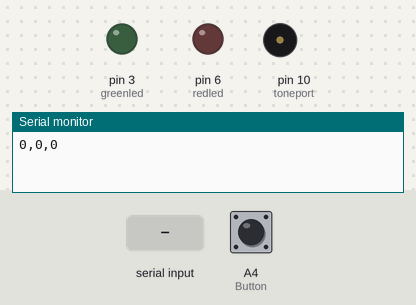
A sketch run on a simulated Arduino Uno, built with avr-gcc and run on an emulated ATmega328P. Parts: output pins drawn as LEDs (lit = HIGH), buzzer (waves = sounding), the last lines printed to the serial monitor. Inputs (shaded band) come from the test bench; at power-on: A4 (Button) LOW.

Above: at 1.2 s.
1.3 s: "1\n" received over Serial
At 2.45 s:
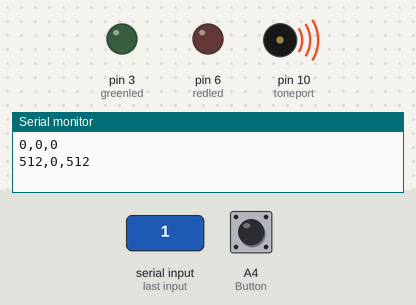
Timing chart, 0 to 4.3 s (numbered marks = the images above; inputs shaded):
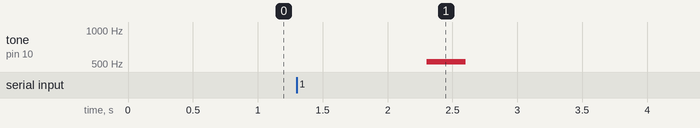

Measured:
- after the input at 1.3 s, tone on pin 10 (toneport): silent → 523 Hz after 1.0 s, → silent 0.30 s later

The sketch:

Music_game.ino
```cpp
/*
  name: Genie Hou
  date: 2021 July 8
  Arduino code
  Midterm Project: Music game + Arduino
  concept: questions asking you to put the right notes in the right place
  interactive: Arduino bread board to control the game
  version: 3 --add the led to signal right and wrong
*/

#include "pitches.h"

//set up the ports const integers
const int Button = A4;
const int poten = A1;
const int light = A0;
const int toneport = 10;
const int redled = 6;
const int greenled = 3;

//add notes into a array
int notes[] = {
  NOTE_C5, NOTE_D5, NOTE_E5, NOTE_F5, NOTE_G5, NOTE_A5, NOTE_B5
};

void setup() {
  // put your setup code here, to run once:
  //serial communication speed
  Serial.begin(9600);
  Serial.println("0,0,0");

  //input output
  pinMode(Button, INPUT);
  pinMode(light, INPUT);
  pinMode(poten, INPUT);
  pinMode(toneport, OUTPUT);
  pinMode(greenled, OUTPUT);
  pinMode(redled, OUTPUT);


}

void loop() {
  //have the processing send something first then start
  if (Serial.available() > 0) {

    //to know which tone to play
    int playwhich = Serial.parseInt();
    int whichlight = Serial.parseInt();

    if (playwhich == 1)
    {
      tone(toneport, notes[0], 300);
    }
    else if (playwhich == 2)
    {
      tone(toneport, notes[1], 300);
    }
    else if (playwhich == 3)
    {
      tone(toneport, notes[2], 300);
    }
    else if (playwhich == 4)
    {
      tone(toneport, notes[3], 300);
    }
    else if (playwhich == 5)
    {
      tone(toneport, notes[4], 300);
    }
    else if (playwhich == 6)
    {
      tone(toneport, notes[5], 300);
    }
    else if (playwhich == 7)
    {
      tone(toneport, notes[6], 300);
    }
    else if (playwhich == 0)
    {
      noTone(toneport);
    }

    //ligth up led according to answer right and wrong
    if (whichlight == 1)
    {
      digitalWrite(greenled, HIGH);
      digitalWrite(redled, LOW);
    }
    else if (whichlight == 2) {
      digitalWrite(redled, HIGH);
      digitalWrite(greenled, LOW);
    }
    //int of the sensors
    int lightsense = analogRead(light);
    delay(1);
    int buttonnum = digitalRead(Button);
    delay(1);
    int potnum = analogRead(poten);
    delay(1);

    // put your main code here, to run repeatedly:
    Serial.print(lightsense);
    Serial.print(',');
    Serial.print(buttonnum);
    Serial.print(',');
    Serial.println(potnum);
  }
}
```

pitches.h
```cpp
/*************************************************
   Public Constants
 *************************************************/

#define NOTE_B0  31
#define NOTE_C1  33
#define NOTE_CS1 35
#define NOTE_D1  37
#define NOTE_DS1 39
#define NOTE_E1  41
#define NOTE_F1  44
#define NOTE_FS1 46
#define NOTE_G1  49
#define NOTE_GS1 52
#define NOTE_A1  55
#define NOTE_AS1 58
#define NOTE_B1  62
#define NOTE_C2  65
#define NOTE_CS2 69
#define NOTE_D2  73
#define NOTE_DS2 78
#define NOTE_E2  82
#define NOTE_F2  87
#define NOTE_FS2 93
#define NOTE_G2  98
#define NOTE_GS2 104
#define NOTE_A2  110
#define NOTE_AS2 117
#define NOTE_B2  123
#define NOTE_C3  131
#define NOTE_CS3 139
#define NOTE_D3  147
#define NOTE_DS3 156
#define NOTE_E3  165
#define NOTE_F3  175
#define NOTE_FS3 185
#define NOTE_G3  196
#define NOTE_GS3 208
#define NOTE_A3  220
#define NOTE_AS3 233
#define NOTE_B3  247
#define NOTE_C4  262
#define NOTE_CS4 277
#define NOTE_D4  294
#define NOTE_DS4 311
#define NOTE_E4  330
#define NOTE_F4  349
#define NOTE_FS4 370
#define NOTE_G4  392
#define NOTE_GS4 415
#define NOTE_A4  440
#define NOTE_AS4 466
#define NOTE_B4  494
#define NOTE_C5  523
#define NOTE_CS5 554
#define NOTE_D5  587
#define NOTE_DS5 622
#define NOTE_E5  659
#define NOTE_F5  698
#define NOTE_FS5 740
#define NOTE_G5  784
#define NOTE_GS5 831
#define NOTE_A5  880
#define NOTE_AS5 932
#define NOTE_B5  988
#define NOTE_C6  1047
#define NOTE_CS6 1109
#define NOTE_D6  1175
#define NOTE_DS6 1245
#define NOTE_E6  1319
#define NOTE_F6  1397
#define NOTE_FS6 1480
#define NOTE_G6  1568
#define NOTE_GS6 1661
#define NOTE_A6  1760
#define NOTE_AS6 1865
#define NOTE_B6  1976
#define NOTE_C7  2093
#define NOTE_CS7 2217
#define NOTE_D7  2349
#define NOTE_DS7 2489
#define NOTE_E7  2637
#define NOTE_F7  2794
#define NOTE_FS7 2960
#define NOTE_G7  3136
#define NOTE_GS7 3322
#define NOTE_A7  3520
#define NOTE_AS7 3729
#define NOTE_B7  3951
#define NOTE_C8  4186
#define NOTE_CS8 4435
#define NOTE_D8  4699
#define NOTE_DS8 4978
```
